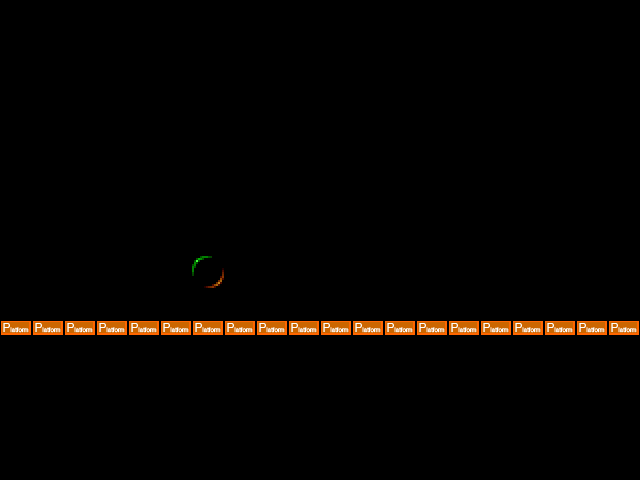

The image is a tile-based game level rendered from a .tmx file. Its description and source (layers, tilesets, objects; grid data summarised) follow:
An orthogonal 20x15 tile map with 32x32 px tiles, 1 tile layer (Tile Layer 1), 2 tilesets and 2 objects (me.CustomLevelEntity, player).

<map version="1.0" orientation="orthogonal" width="20" height="15" tilewidth="32" tileheight="32">
 <tileset firstgid="1" name="area01_level_tiles" tilewidth="32" tileheight="32">
  <image source="../img/map/area01_level_tiles.png" trans="ff00ff" width="640" height="241" />
 </tileset>
 <tileset firstgid="141" name="metatiles32x32" tilewidth="32" tileheight="32">
  <image source="../img/map/metatiles32x32.png" trans="ff00ff" width="160" height="32" />
  <tile id="1">
   <properties>
    <property name="type" value="platform" />
   </properties>
  </tile>
 </tileset>
 <layer name="Tile Layer 1" width="20" height="15">
  <data>[300 cells, 21 non-empty, 2 distinct tile ids]</data>
 </layer>
 <objectgroup name="levelEntity" width="20" height="15">
  <object name="me.CustomLevelEntity" x="197" y="258" width="25" height="30">
   <properties>
    <property name="to" value="lvl1" />
   </properties>
  </object>
 </objectgroup>
 <objectgroup name="player" width="20" height="15">
  <object name="player" x="109" y="253" width="33" height="37">
   <properties>
    <property name="image" value="player" />
    <property name="spritewidth" value="32" />
   </properties>
  </object>
 </objectgroup>
</map>
